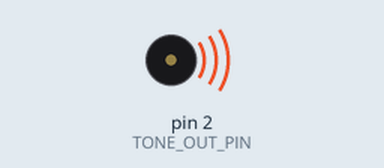
This sketch was run on a simulated Arduino Uno, built with avr-gcc and run on an emulated ATmega328P. On the bench: buzzer (waves = sounding).

Above: at 0.1 s.
Timing chart, 0 to 40.0 s (numbered marks = the images above):
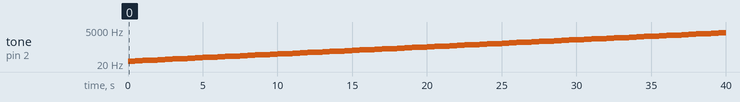

Measured:
- by itself, tone on pin 2 (TONE_OUT_PIN): plays 32 Hz for 0.50 s, 34 Hz for 0.50 s, 36 Hz for 0.50 s, 38 Hz for 0.50 s, 41 Hz for 0.50 s, 43 Hz for 0.50 s … (80 notes in this stretch)

The sketch:

testtone.ino
```cpp
#define TONE_OUT_PIN 2
void setup() {
  // put your setup code here, to run once:
  pinMode(TONE_OUT_PIN, OUTPUT);
}

float toneheight[12] = {523.25, 554.37, 587.33, 622.25, 659.26, 698.46, 739.99, 783.99, 830.61, 880.00, 932.33, 987.77};

void loop() {
  // put your main code here, to run repeatedly:
  for(int i = 0; i < 84; i += 1){
    tone(TONE_OUT_PIN, (int)(toneheight[i % 12] * pow(2, i / 12 - 4)) );
    delay(500);
  }
}
```
